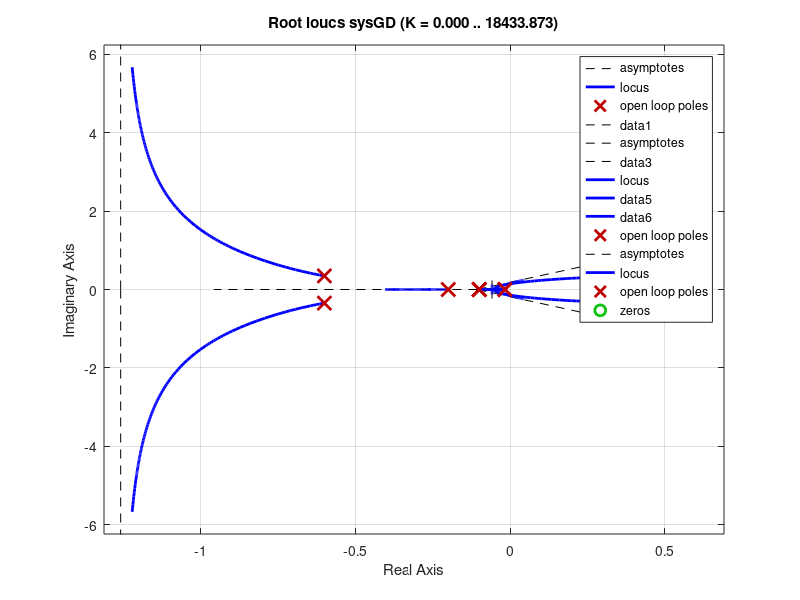

Recreate this plot in MATLAB. (Note: this script raises an error after producing the figure.)
% Fig. 5.48  Feedback Control of Dynamic Systems, 6e 
%             Franklin, Powell, Emami
%  Figure 5.48 Root locus for the heat exchanger, with and without delay

clf
numG=1;
denG=conv([10 1],[60 1]);
sysG=tf(numG, denG);
rlocus(sysG);
axis([-.8 .8 -.6 .6]);
%pause;
hold on
%gtext('locus without delay')
Td=5;
numD1 = 1;
denD1=[Td 1];
numGD1=conv(numG,numD1);
denGD1=conv(denG,denD1);
sysGD1= tf(numGD1, denGD1);
rlocus(sysGD1);

%gtext('locus with (0,1) lag Pade')
title('Fig. 5.48 Root locus for heat exchanger with and without delay')
%pause;
numDe2=[Td^2/12 -Td/2 1];
denDe2=[Td^2/12 +Td/2 1];
numGD=conv(numG,numDe2);
denGD=conv(denG,denDe2);
sysGD= tf(numGD, denGD);
rlocus(sysGD);

%gtext('locus with(2,2) Pade')
nicegrid;
% title('Fig. 5.47 Root locus for heat exchanger with and without delay')
% z=0:.1:.9;
% wn= .1:.1:.6;
% sgrid(z, wn) 
hold off
